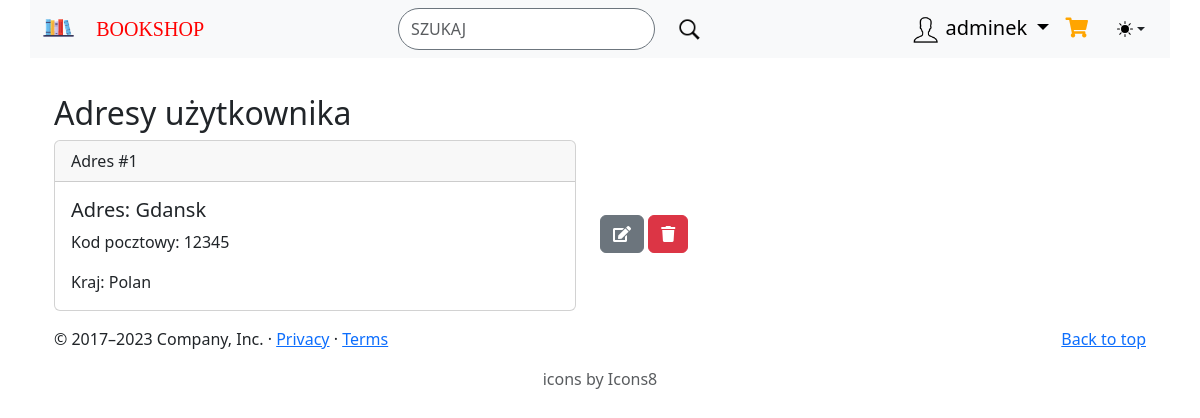
Screenshot of /addresses/ (signed in) with the database file from the repository.
### myapp/models.py (models this page shows)
class UserAddress(models.Model):
    profile = models.ForeignKey(UserProfile, on_delete=models.CASCADE)
    address = models.ForeignKey(Address, on_delete=models.CASCADE)

class Address(models.Model):
    first_name = models.CharField(max_length=20)
    last_name = models.CharField(max_length=20)
    address = models.CharField(max_length=30)
    zip_code = models.CharField(max_length=10)
    country = models.CharField(max_length=15)

### myapp/views.py (the view)
# urls.py: path('addresses/', views.addresses, name='addresses'),
@login_required()
def addresses(request):
    user_profile, profile_created = UserProfile.objects.get_or_create(user=request.user)
    addresses = UserAddress.objects.filter(profile=user_profile).prefetch_related('address')
    return render(request, 'myapp/addresses.html', {'addresses': addresses})

### myapp/templates/myapp/addresses.html (shortened to what this page needs)
{% extends 'myapp/base.html' %}
{% block body %}
<div class="container mt-4">
    <h2>Adresy użytkownika</h2>
    {% for user_address in addresses %}
        <div id="address-{{ user_address.address.id }}" class="row align-items-center w-75">
            <div class="col-md-8">
                <div class="card mb-3">
                    <div class="card-header">Adres #{{ forloop.counter }}</div>
                    <div class="card-body">
                        <h5 id="address-{{ user_address.address.id }}-adres" class="card-title">Adres: {{ user_address.address.address }}</h5>
                        <p id="address-{{ user_address.address.id }}-kod" class="card-text">Kod pocztowy: {{ user_address.address.zip_code }}</p>
                        <p id="address-{{ user_address.address.id }}-kraj" class="card-text">Kraj: {{ user_address.address.country }}</p>
                    </div>
                </div>
            </div>
            <div class="col-md-4">
                <button class="btn btn-secondary edit-btn"
                        data-bs-toggle="modal"
                        data-bs-target="#editAddressModal"
                        data-first-name="{{ user_address.address.first_name }}"
                        data-last-name="{{ user_address.address.last_name }}"
                        data-address="{{ user_address.address.address }}"
                        data-zip="{{ user_address.address.zip_code }}"
                        data-country="{{ user_address.address.country }}"
                        data-id="{{ user_address.address.id }}"><i class="fas fa-edit"></i>
                </button>
                <button onClick="removeAddress({{ user_address.address.id }})" class="btn btn-danger"><i class="fas fa-trash"></i></button>
            </div>
        </div>
    {% endfor %}
</div>
{% endblock %}

### myapp/templates/myapp/base.html (shortened to what this page needs)
{% load static %}
<!doctype html>
<html lang="en">
    <head>
        <link href="https://cdn.jsdelivr.net/npm/bootstrap@5.3.2/dist/css/bootstrap.min.css" rel="stylesheet">
        <link rel="stylesheet" href="https://cdnjs.cloudflare.com/ajax/libs/font-awesome/5.10.0/css/all.css">
    </head>
    <body>
        <div class="container navbar fixed-top bg-light">
            <div class="container-fluid d-flex justify-content-between">
                <div class="">
                    <a class="navbar-brand" href="{% url 'index' %}">
                        <img src="{% static 'navbar_img.png' %}" alt="logo" width="33" height="26,4" class="d-inline-block align-text-top">
                        <a href="{% url 'index' %}" style="color:red; font-size:20px;font-family:Times New Roman; text-decoration: none;">BOOKSHOP</a>
                    </a>
                </div>
                <div class="">
                    <form class="d-flex" role="search" id="searchForm">
                        <input id="navBarSearchInput" data-bs-theme="light" class="form-control me-2 rounded-pill border border-secondary" type="text" placeholder="SZUKAJ" aria-label="Search">
                        <button class="btn" type="submit">
                        <img src="{% static 'search_icon.png' %}" width="27" height="27" class="rounded-circle">
                        </button>
                    </form>
                </div>
                <div class="dropdown d-flex" >
                    {% if user.is_authenticated %}
                    <a class="navbar-brand dropdown-toggle" style="color: #000;" href="#" id="userDropdown" role="button" data-bs-toggle="dropdown" aria-expanded="false">
                    <img width="30" height="30" src="{% static 'icons8-user-100.png' %}" alt=""/>
                        {{ user.username }}
                    </a>
                    <a class="navbar-brand" href="{% url 'cart' %}">
                        <i class="fa fa-shopping-cart position-relative" style="color:#ffa500;">
                        </i>
                    </a>
                    {% endif %}
                    <button class="btn btn-bd-primary py-2 dropdown-toggle d-flex align-items-center"
                        id="bd-theme"
                        type="button"
                        aria-expanded="false"
                        data-bs-toggle="dropdown"
                        aria-label="Toggle theme (auto)">
                    <svg class="bi my-1 theme-icon-active" width="1em" height="1em"><use href="#circle-half"></use></svg>
                    </button>
                </div>
            </div>
        </div>
        <div class="container">
        {% block body %}
        {% endblock %}
            <footer class="container">
                <p class="float-end"><a href="#">Back to top</a></p>
                <p>&copy; 2017–2023 Company, Inc. &middot; <a href="#">Privacy</a> &middot; <a href="#">Terms</a></p>
                <p class="text-center text-body-secondary">icons by Icons8</p>
            </footer>
        </div>
    </body>
</html>

### myapp/templates/myapp/base.html (style rules this page uses)
body { padding-top: 70px; }

### rows the page displays
UserAddress: address.address "Gdansk", address.zip_code "12345", address.country "Polan"

### other values shown
{{ user.username }} "adminek"
